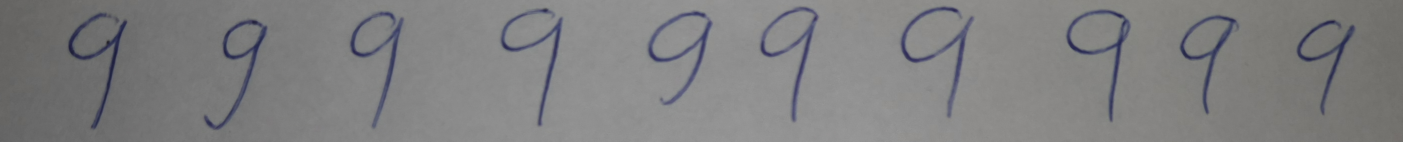
#> input picture scans/9.jpg, 11224 x 1132 px (shown at 1/8 size); its folder holds 4 pictures in this run
$ python extractor.py
#> lines starting #> are read from the running program, lines starting #| are printed output that depends on the picture; after the words box and inside, x2 and y2 are one past the last pixel; in counts of white or black regions, pixels touching at a corner belong together
"""
Tvorba datasetu rukou písaných znakov (MNIST štýl) zo scanov / fotiek.

Vstup : scans/<znak>.jpg  (jeden súbor = jeden znak napísaný 10+ krát)
Výstup: dataset.npz  (X: [N, 784] v rozsahu 0..1, písmo ~ 1, pozadie ~ 0
                      Y: [N, 10] one-hot v poradí CHARS)
        debug/        (kontrolné obrázky: nájdené boxy + vybrané vzorky)

Postup pre každý obrázok:
  1. otočenie (ak je fotka bokom) a zmenšenie na rozumnú veľkosť
  2. maska atramentu: odčítanie pozadia (rieši nerovnomerné osvetlenie) + Otsu
  3. zlúčenie častí jedného znaku (napr. háčik a slučka deväťky) dilatáciou
     -> connected components -> bounding boxy (nie je treba deliť na rovnaké časti)
  4. každý znak: zhrubnutie ťahu, zmenšenie na 20 px, vycentrovanie podľa
     ťažiska do 28x28 (rovnako ako MNIST)
"""
import os
import cv2
import numpy as np
import matplotlib.pyplot as plt

# ----------------------------- NASTAVENIA -----------------------------
SHOW = True                    # zobraziť okná s výsledkom extrakcie
CHARS = ["9", "H", "L", "P", "O", "T", "M", "5", "2", "Z"]                  # <- poradie z tvojej tabuľky (index = pozícia v one-hot)
SCAN_DIR = "scans"
OUT_FILE = "dataset.npz"
DEBUG_DIR = "debug"
ROTATE = None   # None, ak je fotka správne otočená
MAX_SIDE = 2000                # fotku zmenšíme, aby parametre fungovali stabilne
MERGE_FRAC = 0.02              # ako ďaleko sa spájajú časti jedného znaku
                               # (zväčši, ak sa znak rozpadá na 2 boxy;
                               #  zmenši, ak sa zlievajú susedné znaky)
MIN_REL_SIZE = 0.4             # box menší než 40 % mediánu = šum, zahodí sa
MIN_SAMPLES = 10
# ----------------------------------------------------------------------


def odd(n):
    n = int(round(n))
    return n if n % 2 == 1 else n + 1


def load_image(path):
#> called with path = 'scans/9.jpg'
    img = cv2.imread(path, cv2.IMREAD_COLOR)
#> img is the input picture: shape (1132, 11224, 3); mean B, G, R 128.4, 127.9, 128
    if img is None:
        raise FileNotFoundError(path)
    if ROTATE is not None:
        img = cv2.rotate(img, ROTATE)
    s = MAX_SIDE / max(img.shape[:2])
#> s = 0.178
    if s < 1:
        img = cv2.resize(img, None, fx=s, fy=s, interpolation=cv2.INTER_AREA)
#> img: shape (202, 2000, 3)
    return img


def ink_mask(img):
    """Binárna maska: atrament = 255, pozadie = 0."""
    # minimum cez kanály: farebný (modrý) aj čierny atrament je tmavý, papier svetlý
    g = img.min(axis=2)
    # odhad pozadia: closing zmaže tenké tmavé ťahy, blur vyhladí
    k = odd(max(img.shape[:2]) * 0.03)
#> k = 61
    bg = cv2.morphologyEx(g, cv2.MORPH_CLOSE,
                          cv2.getStructuringElement(cv2.MORPH_ELLIPSE, (k, k)))
    bg = cv2.GaussianBlur(bg, (odd(k), odd(k)), 0)
    diff = cv2.subtract(bg, g)                       # atrament = vysoká hodnota
    diff = cv2.normalize(diff, None, 0, 255, cv2.NORM_MINMAX)
    diff = cv2.GaussianBlur(diff, (3, 3), 0)
    _, mask = cv2.threshold(diff, 0, 255, cv2.THRESH_BINARY + cv2.THRESH_OTSU)
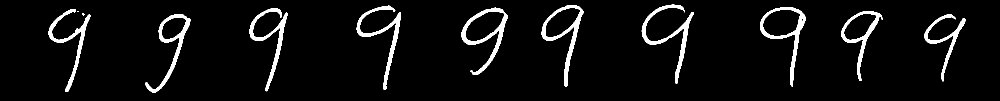
#> mask: shape (202, 2000) (shown at 1/2 size); 5.3% white; 12 white regions (2 under 20 px), largest, box (x1, y1, x2, y2) and area: (1283, 9, 1388, 167) 2450, (923, 15, 1016, 150) 2421, (1083, 10, 1167, 174) 2314
    return mask


def find_chars(mask):
    """Vráti zoznam (x, y, w, h, label) a labels z dilatovanej masky."""
    k = odd(max(mask.shape) * MERGE_FRAC)
#> k = 41
    merged = cv2.dilate(mask, cv2.getStructuringElement(cv2.MORPH_ELLIPSE, (k, k)))
#> merged: shape (202, 2000); 36.2% white; 10 white regions, largest, box (x1, y1, x2, y2) and area: (1263, 0, 1408, 187) 16450, (903, 0, 1036, 170) 15553, (693, 0, 822, 200) 15452
    n, labels, stats, _ = cv2.connectedComponentsWithStats(merged, connectivity=8)
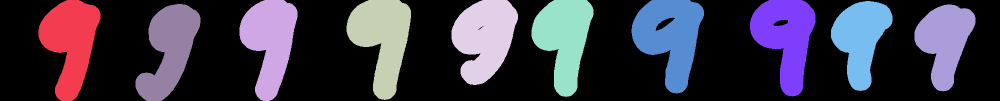
#> labels: shape (202, 2000) int32 (shown at 1/2 size); 11 distinct labels, from 0 to 10; one colour per label, 0 black
#> n = 11; stats = [[0, 0, 2000, 202, 257673], [77, 0, 124, 202, 14943], [479, 0, 116, 202, 14573], [693, 0, 129, 200, 15452], [903, 0, 133, 170, 15553], [1063, 0, 124, 194, 14699], [1263, 0, 145, 187, 16450], [1500, 0, 131, 193, 14986], [1662, 2, 123, 180, 12889], [271, 8, 130, 194, 14180], [1829, 9, 122, 174, 12602]]

    comps = [(*stats[i][:4], i) for i in range(1, n)]
#> comps = [(77, 0, 124, 202, 1), (479, 0, 116, 202, 2), (693, 0, 129, 200, 3), (903, 0, 133, 170, 4), (1063, 0, 124, 194, 5), (1263, 0, 145, 187, 6), (1500, 0, 131, 193, 7), (1662, 2, 123, 180, 8), (271, 8, 130, 194, 9), (1829, 9, 122, 174, 10)]
    # hrubý filter drobného šumu
    floor = 0.01 * max(mask.shape)
#> floor = 20
    comps = [c for c in comps if max(c[2], c[3]) >= floor]
    if not comps:
        return [], labels
    med = np.median([max(c[2], c[3]) for c in comps])
#> med = 193.5
    comps = [c for c in comps if max(c[2], c[3]) >= MIN_REL_SIZE * med]
    comps.sort(key=lambda c: c[0])                   # zľava doprava
    return comps, labels


def to_28x28(crop):
    """Orezaný znak (255 = ťah) -> 28x28 uint8 ako MNIST."""
    h, w = crop.shape
    # ťah zhrubneme úmerne veľkosti znaku, inak po zmenšení takmer zmizne
    k = odd(max(3, max(h, w) * 0.06))
    crop = np.pad(crop, k)
    crop = cv2.dilate(crop, cv2.getStructuringElement(cv2.MORPH_ELLIPSE, (k, k)))
    ys, xs = np.where(crop > 0)
    crop = crop[ys.min():ys.max() + 1, xs.min():xs.max() + 1]
    h, w = crop.shape

    s = 20 / max(h, w)
    crop = cv2.resize(crop, (max(1, round(w * s)), max(1, round(h * s))),
                      interpolation=cv2.INTER_AREA)
    canvas = np.zeros((28, 28), np.uint8)
    yo = (28 - crop.shape[0]) // 2
    xo = (28 - crop.shape[1]) // 2
    canvas[yo:yo + crop.shape[0], xo:xo + crop.shape[1]] = crop

    # vycentrovanie podľa ťažiska (MNIST)
    m = cv2.moments(canvas)
    if m["m00"] > 0:
        cx, cy = m["m10"] / m["m00"], m["m01"] / m["m00"]
        M = np.float32([[1, 0, 14 - cx], [0, 1, 14 - cy]])
        canvas = cv2.warpAffine(canvas, M, (28, 28))
    return canvas


def process_scan(path, name):
    img = load_image(path)
    mask = ink_mask(img)
    comps, labels = find_chars(mask)
#> comps = [(77, 0, 124, 202, 1), (271, 8, 130, 194, 9), (479, 0, 116, 202, 2), (693, 0, 129, 200, 3), (903, 0, 133, 170, 4), (1063, 0, 124, 194, 5), (1263, 0, 145, 187, 6), (1500, 0, 131, 193, 7), (1662, 2, 123, 180, 8), (1829, 9, 122, 174, 10)]

    samples = []
    for x, y, w, h, i in comps:
        region = (labels[y:y + h, x:x + w] == i) & (mask[y:y + h, x:x + w] > 0)
        if region.sum() == 0:
            continue
        samples.append(to_28x28(region.astype(np.uint8) * 255))
#> this loop made 10 passes
#> (x, y, i, k in to_28x28, s in to_28x28) on passes 1 to 10: (77, 0, 1, 13, 0.112), (271, 8, 9, 13, 0.118), (479, 0, 2, 13, 0.112), (693, 0, 3, 13, 0.11), (903, 0, 4, 11, 0.138), (1063, 0, 5, 13, 0.114), (1263, 0, 6, 11, 0.119), (1500, 0, 7, 13, 0.117), (1662, 2, 8, 11, 0.133), (1829, 9, 10, 11, 0.139)
#> pass 1, in to_28x28, `crop = crop[ys.min():ys.max() + 1, xs.min():xs.max() + 1]`:
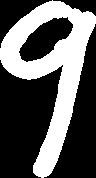
#> crop: shape (178, 96); 36.1% white; 1 white region, box (x1, y1, x2, y2) and area: (0, 0, 96, 178) 6161
#> after the loop:
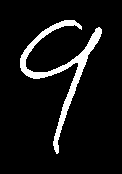
#> region: shape (174, 122) bool; 7.8% white; 1 white region, box (x1, y1, x2, y2) and area: (20, 20, 102, 154) 1657
#> after the loop, samples = 10 items

    # ---- debug výstupy ----
    os.makedirs(DEBUG_DIR, exist_ok=True)
    vis = img.copy()
    for x, y, w, h, _ in comps:
        cv2.rectangle(vis, (x, y), (x + w, y + h), (0, 0, 255), 3)
#> this loop made 10 passes
#> (x, y, w, h) on passes 1 to 10: (77, 0, 124, 202), (271, 8, 130, 194), (479, 0, 116, 202), (693, 0, 129, 200), (903, 0, 133, 170), (1063, 0, 124, 194), (1263, 0, 145, 187), (1500, 0, 131, 193), (1662, 2, 123, 180), (1829, 9, 122, 174)
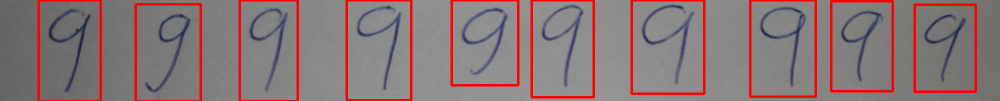
#> vis: shape (202, 2000, 3) (shown at 1/2 size); mean B, G, R 119.2, 118.6, 136.6
    cv2.imwrite(f"{DEBUG_DIR}/{name}_boxes.jpg", vis)
    cv2.imwrite(f"{DEBUG_DIR}/{name}_mask.png", mask)
    if samples:
        sheet = np.hstack([cv2.resize(s, (84, 84), interpolation=cv2.INTER_NEAREST)
                           for s in samples])
        cv2.imwrite(f"{DEBUG_DIR}/{name}_samples.png", 255 - sheet)  # tmavé písmo na bielom
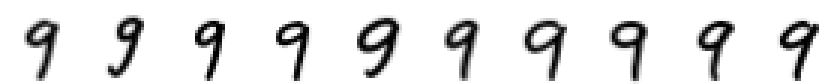
#> saved as 9_samples.png: shape (84, 840); min 0, max 255, mean 227
    if SHOW:
        show_scan(name, vis, mask, samples)
    return samples


def show_scan(name, vis, mask, samples):
    """Okno 1: nájdené boxy + maska. Okno 2: všetky vyextrahované 28x28 vzorky."""
#> called with name = '9'
    fig, ax = plt.subplots(1, 2, figsize=(10, 8))
    ax[0].imshow(cv2.cvtColor(vis, cv2.COLOR_BGR2RGB))
    ax[0].set_title(f"'{name}': nájdené znaky = {len(samples)}")
    ax[1].imshow(mask, cmap="gray")
    ax[1].set_title("Maska atramentu")
    for a in ax:
        a.axis("off")
    fig.tight_layout()

    cols = 10
    rows = max(1, -(-len(samples) // cols))
#> rows = 1
    fig2, axes = plt.subplots(rows, cols, figsize=(cols * 1.1, rows * 1.3), squeeze=False)
    for k, a in enumerate(axes.ravel()):
        a.axis("off")
        if k < len(samples):
            a.imshow(samples[k], cmap="gray_r", vmin=0, vmax=255)   # písmo = tmavé
            a.set_title(str(k + 1), fontsize=8)
#> this loop made 10 passes
    fig2.suptitle(f"Vzorky 28x28 pre '{name}'")
    fig2.tight_layout()
    plt.show()


def show_dataset(X, Y):
    """Prehľad celého datasetu: riadok = znak, stĺpce = prvých 10 vzoriek."""
    labels = Y.argmax(axis=1)
    fig, axes = plt.subplots(len(CHARS), 10, figsize=(10, max(1.3, len(CHARS) * 1.1)),
                             squeeze=False)
    for c, ch in enumerate(CHARS):
        idxs = np.where(labels == c)[0][:10]
        for j in range(10):
            ax = axes[c, j]
            ax.axis("off")
            if j < len(idxs):
                ax.imshow(X[idxs[j]].reshape(28, 28), cmap="gray_r", vmin=0, vmax=1)
            if j == 0:
                ax.set_title(ch, fontsize=10, loc="left")
    fig.suptitle("Dataset (z uloženého X)")
    fig.tight_layout()
    plt.show()


def main():
    X, Y = [], []
    for idx, c in enumerate(CHARS):
        path = f"{SCAN_DIR}/{c}.jpg"
        if not os.path.exists(path):
            print(f"[{c}] súbor {path} chýba, preskakujem")
            continue
        samples = process_scan(path, c)
#> samples = 10 items
        flag = "OK" if len(samples) >= MIN_SAMPLES else "!!! MÁLO / skontroluj debug/"
#> flag = 'OK'
        print(f"[{c}] nájdených vzoriek: {len(samples)}  {flag}")
#| [9] nájdených vzoriek: 10  OK
        for s in samples:
            X.append((s.astype(np.float32) / 255.0).reshape(784))   # písmo ~ 1
            y = np.zeros(10, np.float32)
            y[idx] = 1
            Y.append(y)
#> after the loop, X = 10 items; Y = 10 items, first 6: [1, 0, 0, 0, 0, 0, 0, 0, 0, 0], [1, 0, 0, 0, 0, 0, 0, 0, 0, 0], [1, 0, 0, 0, 0, 0, 0, 0, 0, 0], [1, 0, 0, 0, 0, 0, 0, 0, 0, 0], [1, 0, 0, 0, 0, 0, 0, 0, 0, 0], [1, 0, 0, 0, 0, 0, 0, 0, 0, 0]
#> pass 2 of the loop in main, `for idx, c in enumerate(CHARS):`:
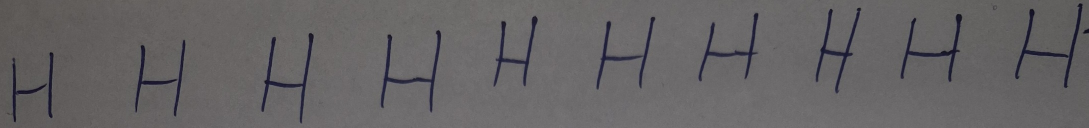
#> input picture scans/H.jpg, 2177 x 255 px (shown at 1/2 size)
#> in load_image, img is the input picture: shape (255, 2177, 3); mean B, G, R 100.6, 99.6, 101.8
#> img: shape (234, 2000, 3)
#> g: shape (234, 2000)
#> mask: shape (234, 2000); 4.4% white; 13 white regions, largest, box (x1, y1, x2, y2) and area: (699, 55, 811, 206) 2345, (1865, 6, 1989, 162) 2331, (480, 61, 576, 227) 2292
#> merged: shape (234, 2000); 34.8% white; 10 white regions, largest, box (x1, y1, x2, y2) and area: (679, 35, 831, 226) 18199, (460, 41, 596, 234) 17768, (1845, 0, 2000, 182) 17539
#> labels: shape (234, 2000) int32; 11 distinct labels, from 0 to 10
#> the loop in process_scan (call 2), `for x, y, w, h, i in comps:` made 10 passes
#> (x, y, i, k in to_28x28, s in to_28x28) on passes 1 to 8: (3, 76, 10, 9, 0.147), (228, 53, 9, 11, 0.132), (460, 41, 8, 13, 0.112), (679, 35, 7, 11, 0.124), (887, 9, 5, 11, 0.143), (1076, 11, 6, 11, 0.14), (1263, 4, 3, 11, 0.148), (1479, 0, 1, 11, 0.12)
#> pass 1, in to_28x28 (call 11), `crop = crop[ys.min():ys.max() + 1, xs.min():xs.max() + 1]`:
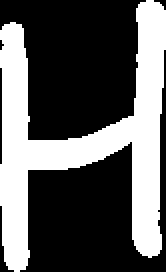
#> crop: shape (136, 83) (shown 2 times larger); 36.5% white; 1 white region, box (x1, y1, x2, y2) and area: (0, 0, 83, 136) 4121
#> the loop in process_scan (call 2), `for x, y, w, h, _ in comps:` made 10 passes
#> (x, y, w, h) on passes 1 to 8: (3, 76, 115, 158), (228, 53, 133, 181), (460, 41, 136, 193), (679, 35, 152, 191), (887, 9, 121, 170), (1076, 11, 148, 173), (1263, 4, 151, 165), (1479, 0, 123, 191)
#> the loop in show_scan (call 2), `for k, a in enumerate(axes.ravel()):` made 10 passes
#> in show_scan (call 2), `plt.show()`:
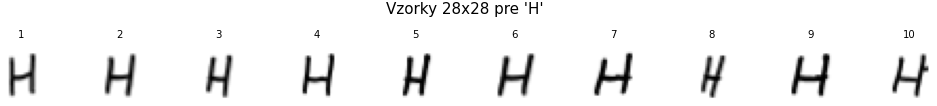
#> figure drawn by matplotlib, 10 panels
#| [H] nájdených vzoriek: 10  OK
#> the loop in main, `for s in samples:` made 10 passes
#> after the loop in main, `for s in samples:`: X = 20 items; Y = 20 items, first 6: [1, 0, 0, 0, 0, 0, 0, 0, 0, 0], [1, 0, 0, 0, 0, 0, 0, 0, 0, 0], [1, 0, 0, 0, 0, 0, 0, 0, 0, 0], [1, 0, 0, 0, 0, 0, 0, 0, 0, 0], [1, 0, 0, 0, 0, 0, 0, 0, 0, 0], [1, 0, 0, 0, 0, 0, 0, 0, 0, 0]

    X, Y = np.array(X, np.float32), np.array(Y, np.float32)
    np.savez(OUT_FILE, X=X, Y=Y)
    print(f"Uložené {OUT_FILE}: X{X.shape}, Y{Y.shape}")
#| Uložené dataset.npz: X(40, 784), Y(40, 10)
    if SHOW and len(X):
        show_dataset(X, Y)
#> in show_dataset, `plt.show()`:
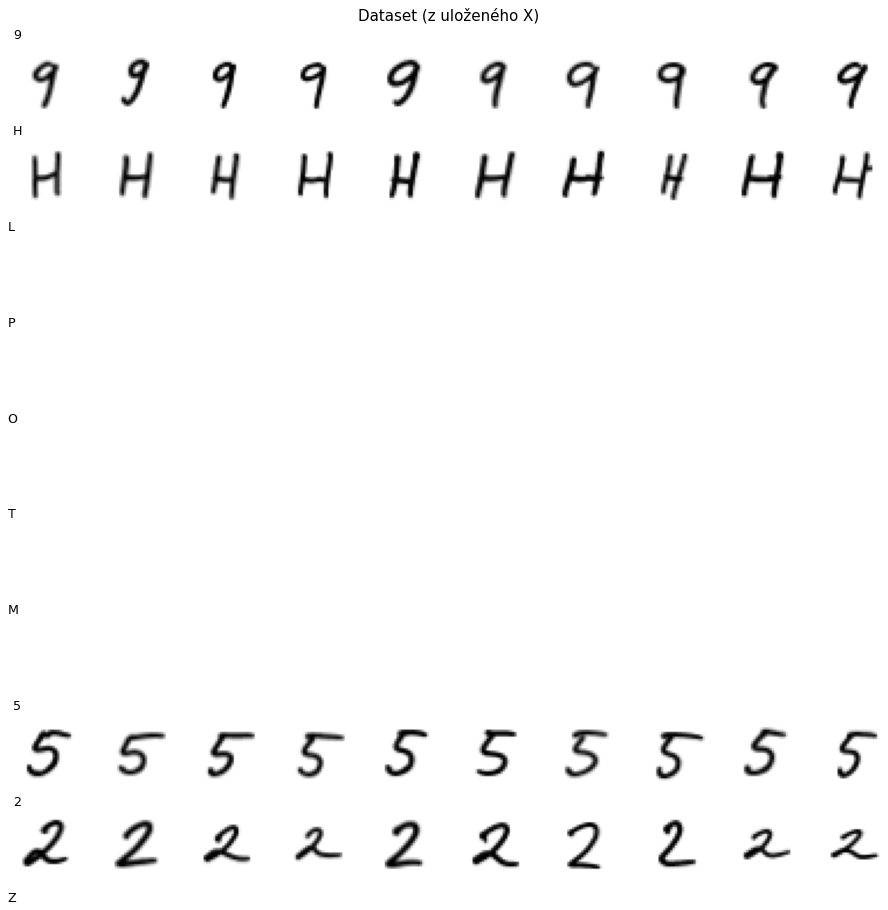
#> figure drawn by matplotlib, 40 panels


if __name__ == "__main__":
    main()
